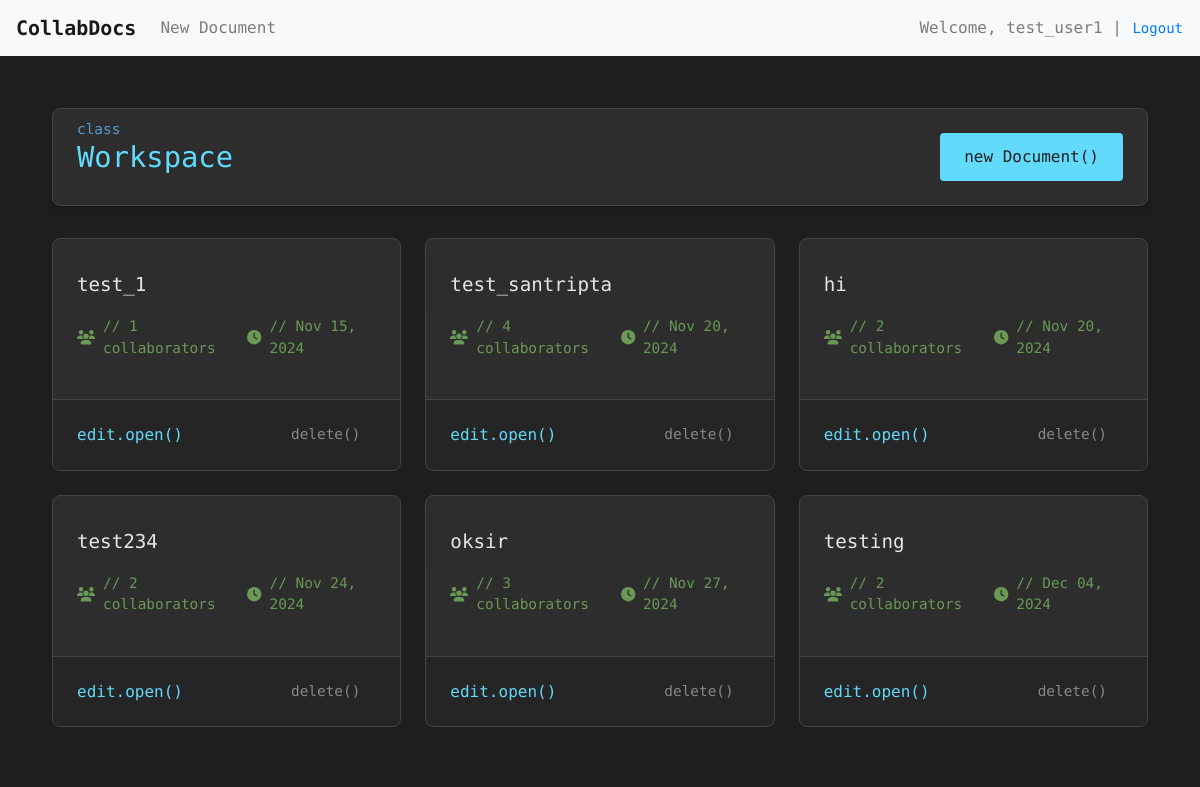
The app's page / (signed in), older data.
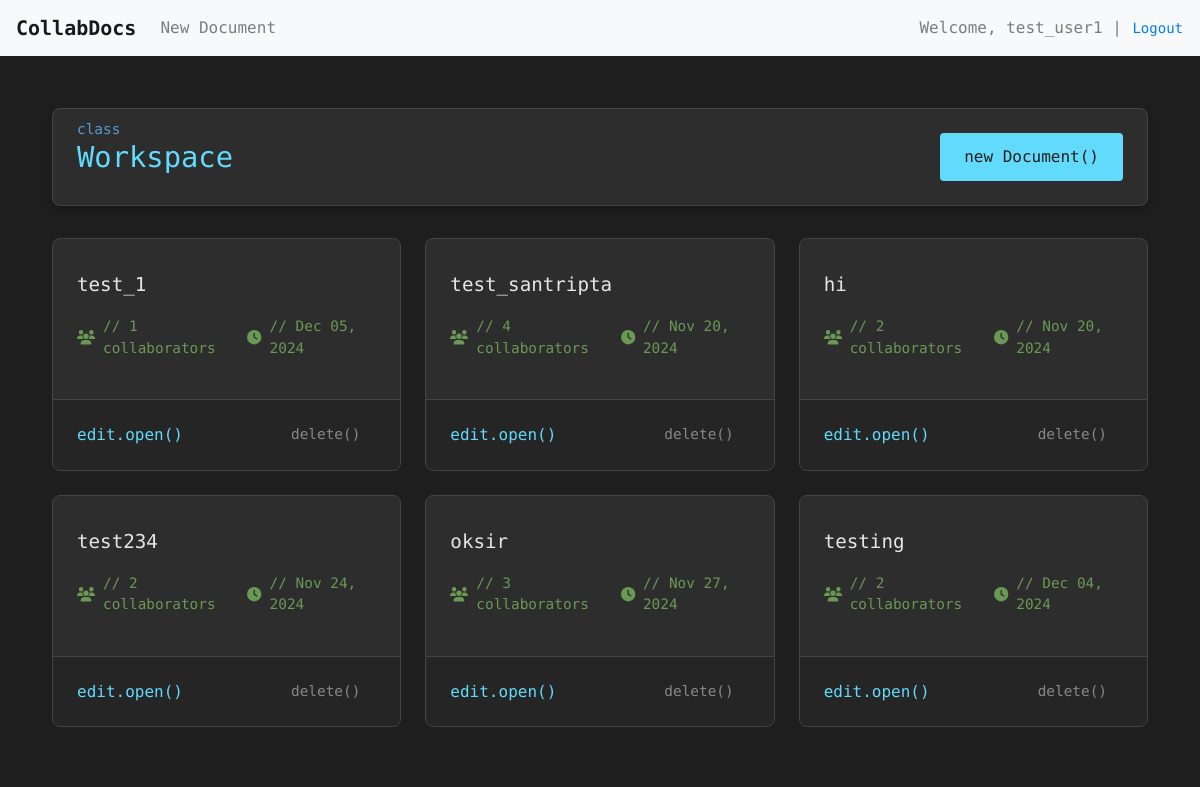
The same page, newer data.
### editor/models.py (models this page shows, shortened)
class Document(models.Model):
    title = models.CharField(max_length=255)
    content = models.TextField(blank=True, default='')  # Store the document content as JSON
    collaborators = models.ManyToManyField(User, related_name='documents')
    created_at = models.DateTimeField(auto_now_add=True)
    updated_at = models.DateTimeField(auto_now=True)

### editor/views.py (the view)
# urls.py: path('', views.document_list, name='document_list'),
@login_required
def document_list(request):
    documents = Document.objects.filter(collaborators=request.user)
    return render(request, 'document_list.html', {'documents': documents})

### templates/document_list.html (shortened to what this page needs)
{% extends 'base.html' %}
{% block content %}
<div class="dashboard-container">
    <div class="dashboard-header">
        <h2 class="dashboard-title">Workspace</h2>
        <a href="{% url 'document_create' %}" class="btn-create">
            new Document()
        </a>
    </div>
    {% if documents %}
    <div class="documents-grid">
        {% for document in documents %}
        <div class="document-card">
            <div class="document-content">
                <a href="{% url 'document_edit' document.pk %}" class="document-title">
                    {{ document.title }}
                </a>
                <div class="document-stats">
                    <span class="stat-item">
                        <i class="fas fa-users"></i>
                        // {{ document.collaborators.count }} collaborators
                    </span>
                    <span class="stat-item">
                        <i class="fas fa-clock"></i>
                        // {{ document.updated_at|date:"M d, Y" }}
                    </span>
                </div>
            </div>
            <div class="document-actions">
                <a href="{% url 'document_edit' document.pk %}" class="btn-edit">
                    edit.open()
                </a>
                <form action="{% url 'document_delete' document.pk %}" method="post" style="margin: 0;">
                    <button type="submit" class="btn-delete" onclick="return confirm('Are you sure you want to delete this document?');">
                        delete()
                    </button>
                </form>
            </div>
        </div>
        {% endfor %}
    </div>
    {% else %}
    <div class="empty-state">
        <h3>// Workspace is empty</h3>
        <p>Initialize your first document to begin</p>
    </div>
    {% endif %}
</div>
{% endblock %}

Row changes from the older to the newer data that the page shows:
changed Document "test_1": updated_at "Nov 15, 2024" → "Dec 05, 2024"
